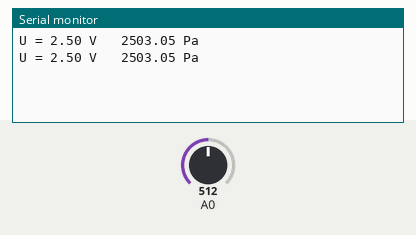
Bench run of a sketch on a simulated Arduino Uno, built with avr-gcc and run on an emulated ATmega328P. Shown: the last lines printed to the serial monitor. The inputs (shaded band) are chosen by the test bench; at power-on: A0 = 512.

Above: at 1.8 s.
1.9 s: A0 set to 716
At 2.3 s:
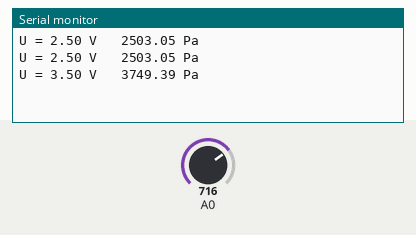
3.4 s: A0 set to 900
At 4.8 s:
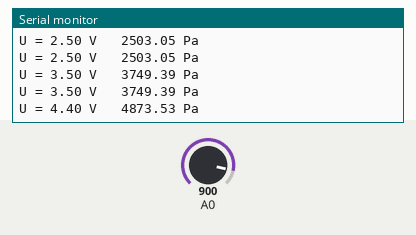
Timing chart, 0 to 6.4 s (numbered marks = the images above; inputs shaded):
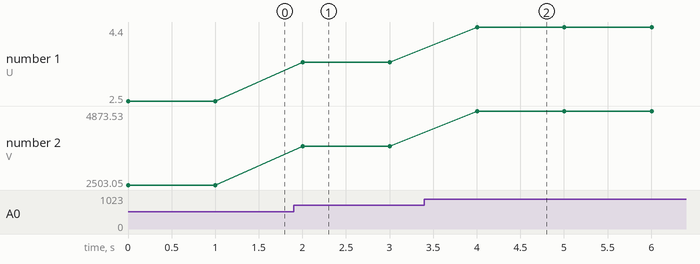

Measured:
- after the input at 1.9 s, the serial monitor: prints a new line after 0.10 s (image 1)
- after the input at 3.4 s, the serial monitor: prints a new line after 0.60 s (image 2)
- plotted number 1: 2.5 → 3.5 after the input at 1.9 s, 3.5 → 4.4 after the input at 3.4 s
- plotted number 2: 2503.05 → 3749.39 after the input at 1.9 s, 3749.39 → 4873.53 after the input at 3.4 s

The sketch:

pression_differentielle_Pluguino.ino
```cpp
/*
 * Capteur de pression différentielle Plug'Uino
 * 0 - 50 hPa -> 0,5 - 4,5 V (capteur XGZP6857A005KPG)
 * David THERINCOURT - 2025
 */

void setup() {
  Serial.begin(9600);          // Initialisation du port série
}

void loop() {
  int N = analogRead(A0);       // Lecture sur A0
  float u = N * (5.0 / 1023.0); // Calcul de la tension en volt
  float P = 1250*(u-0.5);       // Calcul de la pression en Pa
  Serial.print("U = ");         // Affichage
  Serial.print(u);              // ...
  Serial.print(" V \t");        // ...
  Serial.print(P);              // ...
  Serial.println(" Pa");        // ...
  delay(1000);                  // Temporisation
}
```
